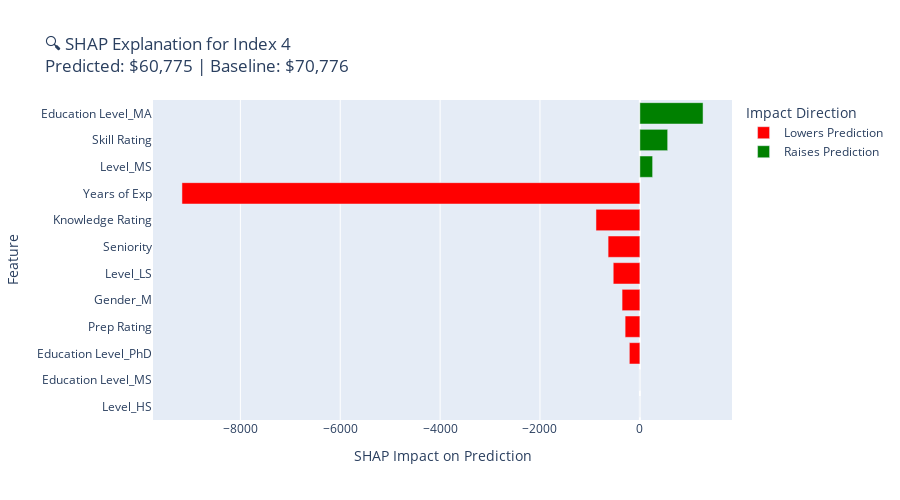

This figure's notebook cell:
### Code cell
import plotly.express as px
import shap
import pandas as pd

# Set the original index from df (can be anything in df)
original_index = target_index  # 👈 change this to whichever row you want to explain

# Make sure that row exists
if original_index not in df_encoded.index:
    raise ValueError(f"Index {original_index} not found in original data!")

# Match exact features used for training
x_target = df_encoded.loc[[original_index], X_clean.columns]

# SHAP: Use KernelExplainer (you already fit model_noOuts earlier)
explainer = shap.KernelExplainer(model_noOuts.predict, X_clean)
shap_values = explainer.shap_values(x_target)

# Create SHAP DataFrame for display
shap_df = pd.DataFrame({
    "Feature": x_target.columns,
    "Value": x_target.iloc[0].values,
    "SHAP Impact": shap_values[0]
})
shap_df["Abs Impact"] = shap_df["SHAP Impact"].abs()
shap_df["Impact Direction"] = shap_df["SHAP Impact"].apply(lambda x: "Raises Prediction" if x > 0 else "Lowers Prediction")
shap_df = shap_df.sort_values("Abs Impact", ascending=True)

baseline = float(explainer.expected_value)  # ensure it's a plain number
title = (
    f"🔍 SHAP Explanation for Index {original_index}<br>"
    f"Predicted: ${model_noOuts.predict(x_target)[0]:,.0f} | "
    f"Baseline: ${baseline:,.0f}"
)

# Interactive plot
fig = px.bar(
    shap_df,
    x="SHAP Impact",
    y="Feature",
    orientation="h",
    color="Impact Direction",
    hover_data={
        "Value": True,
        "SHAP Impact": True,
        "Feature": False,
        "Impact Direction": False
    },
    title=title,
    color_discrete_map={
        "Raises Prediction": "green",
        "Lowers Prediction": "red"
    }
)

fig.update_layout(
    xaxis_title="SHAP Impact on Prediction",
    yaxis_title="Feature",
    height=500
)

fig.show()

### Figure 1 — Plotly figure (JSON) as saved in the notebook; plotly's stock layout.template omitted (floating-point values rounded to 4 significant figures)
{"data": [{"alignmentgroup": "True", "customdata": [[false, "Lowers Prediction"], [false, "Lowers Prediction"], [false, "Lowers Prediction"], [0, "Lowers Prediction"], [false, "Lowers Prediction"], [false, "Lowers Prediction"], [1, "Lowers Prediction"], [3, "Lowers Prediction"], [3, "Lowers Prediction"]], "hovertemplate": "SHAP Impact=%{x}<br>Value=%{customdata[0]}<extra></extra>", "legendgroup": "Lowers Prediction", "marker": {"color": "red", "pattern": {"shape": ""}}, "name": "Lowers Prediction", "offsetgroup": "Lowers Prediction", "orientation": "h", "showlegend": true, "textposition": "auto", "type": "bar", "x": [0, 0, -210.7, -295.1, -356.3, -533.1, -635.9, -878.5, -9170.0], "xaxis": "x", "y": ["Level_HS", "Education Level_MS", "Education Level_PhD", "Prep Rating", "Gender_M", "Level_LS", "Seniority", "Knowledge Rating", "Years of Exp"], "yaxis": "y"}, {"alignmentgroup": "True", "customdata": [[true, "Raises Prediction"], [0, "Raises Prediction"], [true, "Raises Prediction"]], "hovertemplate": "SHAP Impact=%{x}<br>Value=%{customdata[0]}<extra></extra>", "legendgroup": "Raises Prediction", "marker": {"color": "green", "pattern": {"shape": ""}}, "name": "Raises Prediction", "offsetgroup": "Raises Prediction", "orientation": "h", "showlegend": true, "textposition": "auto", "type": "bar", "x": [255.5, 557.0, 1265.0], "xaxis": "x", "y": ["Level_MS", "Skill Rating", "Education Level_MA"], "yaxis": "y"}], "layout": {"barmode": "relative", "height": 500, "legend": {"title": {"text": "Impact Direction"}, "tracegroupgap": 0}, "title": {"text": "🔍 SHAP Explanation for Index 4<br>Predicted: $60,775 | Baseline: $70,776"}, "xaxis": {"anchor": "y", "domain": [0, 1], "title": {"text": "SHAP Impact on Prediction"}}, "yaxis": {"anchor": "x", "domain": [0, 1], "title": {"text": "Feature"}}}}
